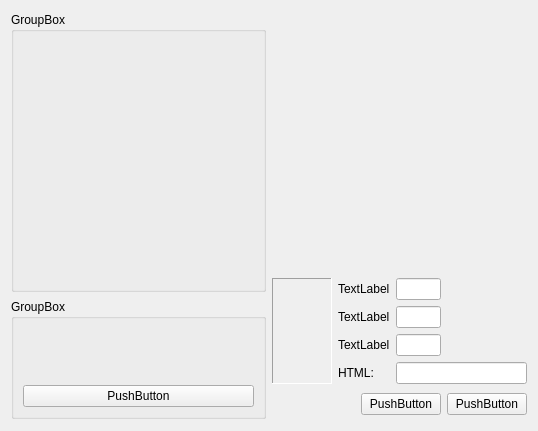
<?xml version="1.0" encoding="UTF-8"?>
<ui version="4.0">
 <class>ColorSelectWidget</class>
 <widget class="QWidget" name="ColorSelectWidget">
  <property name="geometry">
   <rect>
    <x>0</x>
    <y>0</y>
    <width>538</width>
    <height>431</height>
   </rect>
  </property>
  <property name="windowTitle">
   <string>ColorSelectWidget</string>
  </property>
  <layout class="QHBoxLayout" name="horizontalLayout_3">
   <item>
    <layout class="QVBoxLayout" name="verticalLayout_2">
     <item>
      <widget class="QGroupBox" name="groupBoxBaseColor">
       <property name="minimumSize">
        <size>
         <width>250</width>
         <height>0</height>
        </size>
       </property>
       <property name="maximumSize">
        <size>
         <width>16777215</width>
         <height>280</height>
        </size>
       </property>
       <property name="title">
        <string>GroupBox</string>
       </property>
       <layout class="QGridLayout" name="gridLayout_2">
        <item row="0" column="0">
         <layout class="QVBoxLayout" name="verticalLayout_3">
          <item>
           <layout class="QHBoxLayout" name="horizontalLayout_4">
            <item>
             <widget class="QWidget" name="widgetBaseColor" native="true"/>
            </item>
            <item>
             <spacer name="horizontalSpacer_3">
              <property name="orientation">
               <enum>Qt::Horizontal</enum>
              </property>
              <property name="sizeHint" stdset="0">
               <size>
                <width>40</width>
                <height>20</height>
               </size>
              </property>
             </spacer>
            </item>
           </layout>
          </item>
          <item>
           <spacer name="verticalSpacer">
            <property name="orientation">
             <enum>Qt::Vertical</enum>
            </property>
            <property name="sizeHint" stdset="0">
             <size>
              <width>20</width>
              <height>40</height>
             </size>
            </property>
           </spacer>
          </item>
         </layout>
        </item>
       </layout>
      </widget>
     </item>
     <item>
      <widget class="QGroupBox" name="groupBoxCusColor">
       <property name="maximumSize">
        <size>
         <width>16777215</width>
         <height>120</height>
        </size>
       </property>
       <property name="title">
        <string>GroupBox</string>
       </property>
       <layout class="QGridLayout" name="gridLayout_3">
        <item row="0" column="0">
         <widget class="QWidget" name="widgetCustomColor" native="true"/>
        </item>
        <item row="1" column="0">
         <widget class="QPushButton" name="ptnAddColor">
          <property name="text">
           <string>PushButton</string>
          </property>
          <property name="autoDefault">
           <bool>false</bool>
          </property>
         </widget>
        </item>
       </layout>
      </widget>
     </item>
    </layout>
   </item>
   <item>
    <layout class="QVBoxLayout" name="verticalLayout">
     <item>
      <widget class="ColorPanelWidget" name="colorPanelWidget" native="true">
       <property name="minimumSize">
        <size>
         <width>255</width>
         <height>255</height>
        </size>
       </property>
       <property name="maximumSize">
        <size>
         <width>255</width>
         <height>255</height>
        </size>
       </property>
      </widget>
     </item>
     <item>
      <layout class="QHBoxLayout" name="horizontalLayout">
       <item>
        <widget class="QLabel" name="labelColor">
         <property name="minimumSize">
          <size>
           <width>60</width>
           <height>0</height>
          </size>
         </property>
         <property name="maximumSize">
          <size>
           <width>59</width>
           <height>120</height>
          </size>
         </property>
         <property name="frameShape">
          <enum>QFrame::Panel</enum>
         </property>
         <property name="frameShadow">
          <enum>QFrame::Sunken</enum>
         </property>
         <property name="text">
          <string/>
         </property>
        </widget>
       </item>
       <item>
        <layout class="QGridLayout" name="gridLayout">
         <item row="3" column="1" colspan="2">
          <widget class="QLineEdit" name="lineEditColorHex">
           <property name="focusPolicy">
            <enum>Qt::NoFocus</enum>
           </property>
          </widget>
         </item>
         <item row="1" column="0">
          <widget class="QLabel" name="labelGreen">
           <property name="text">
            <string>TextLabel</string>
           </property>
          </widget>
         </item>
         <item row="2" column="0">
          <widget class="QLabel" name="labelBlue">
           <property name="text">
            <string>TextLabel</string>
           </property>
          </widget>
         </item>
         <item row="0" column="0">
          <widget class="QLabel" name="labelRed">
           <property name="text">
            <string>TextLabel</string>
           </property>
          </widget>
         </item>
         <item row="3" column="0">
          <widget class="QLabel" name="label_5">
           <property name="text">
            <string>HTML:</string>
           </property>
          </widget>
         </item>
         <item row="1" column="1">
          <widget class="QLineEdit" name="lineEditGreen">
           <property name="maximumSize">
            <size>
             <width>45</width>
             <height>16777215</height>
            </size>
           </property>
           <property name="focusPolicy">
            <enum>Qt::NoFocus</enum>
           </property>
          </widget>
         </item>
         <item row="1" column="2">
          <spacer name="horizontalSpacer">
           <property name="orientation">
            <enum>Qt::Horizontal</enum>
           </property>
           <property name="sizeHint" stdset="0">
            <size>
             <width>40</width>
             <height>20</height>
            </size>
           </property>
          </spacer>
         </item>
         <item row="0" column="1">
          <widget class="QLineEdit" name="lineEditRed">
           <property name="maximumSize">
            <size>
             <width>45</width>
             <height>16777215</height>
            </size>
           </property>
           <property name="focusPolicy">
            <enum>Qt::NoFocus</enum>
           </property>
          </widget>
         </item>
         <item row="2" column="1">
          <widget class="QLineEdit" name="lineEditBlue">
           <property name="maximumSize">
            <size>
             <width>45</width>
             <height>16777215</height>
            </size>
           </property>
           <property name="focusPolicy">
            <enum>Qt::NoFocus</enum>
           </property>
          </widget>
         </item>
        </layout>
       </item>
      </layout>
     </item>
     <item>
      <layout class="QHBoxLayout" name="horizontalLayout_2">
       <item>
        <spacer name="horizontalSpacer_2">
         <property name="orientation">
          <enum>Qt::Horizontal</enum>
         </property>
         <property name="sizeHint" stdset="0">
          <size>
           <width>40</width>
           <height>20</height>
          </size>
         </property>
        </spacer>
       </item>
       <item>
        <widget class="QPushButton" name="pushButtonOk">
         <property name="text">
          <string>PushButton</string>
         </property>
        </widget>
       </item>
       <item>
        <widget class="QPushButton" name="pushButtonCancel">
         <property name="text">
          <string>PushButton</string>
         </property>
        </widget>
       </item>
      </layout>
     </item>
    </layout>
   </item>
  </layout>
 </widget>
 <customwidgets>
  <customwidget>
   <class>ColorPanelWidget</class>
   <extends>QWidget</extends>
   <header>ColorPanelWidget.h</header>
   <container>1</container>
  </customwidget>
 </customwidgets>
 <resources/>
 <connections/>
</ui>
